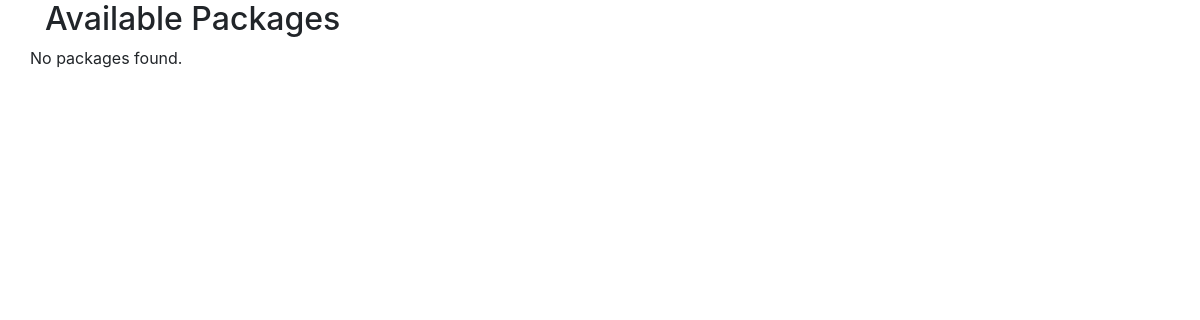
The app's page /portal/package/viewpkg.php, older data.
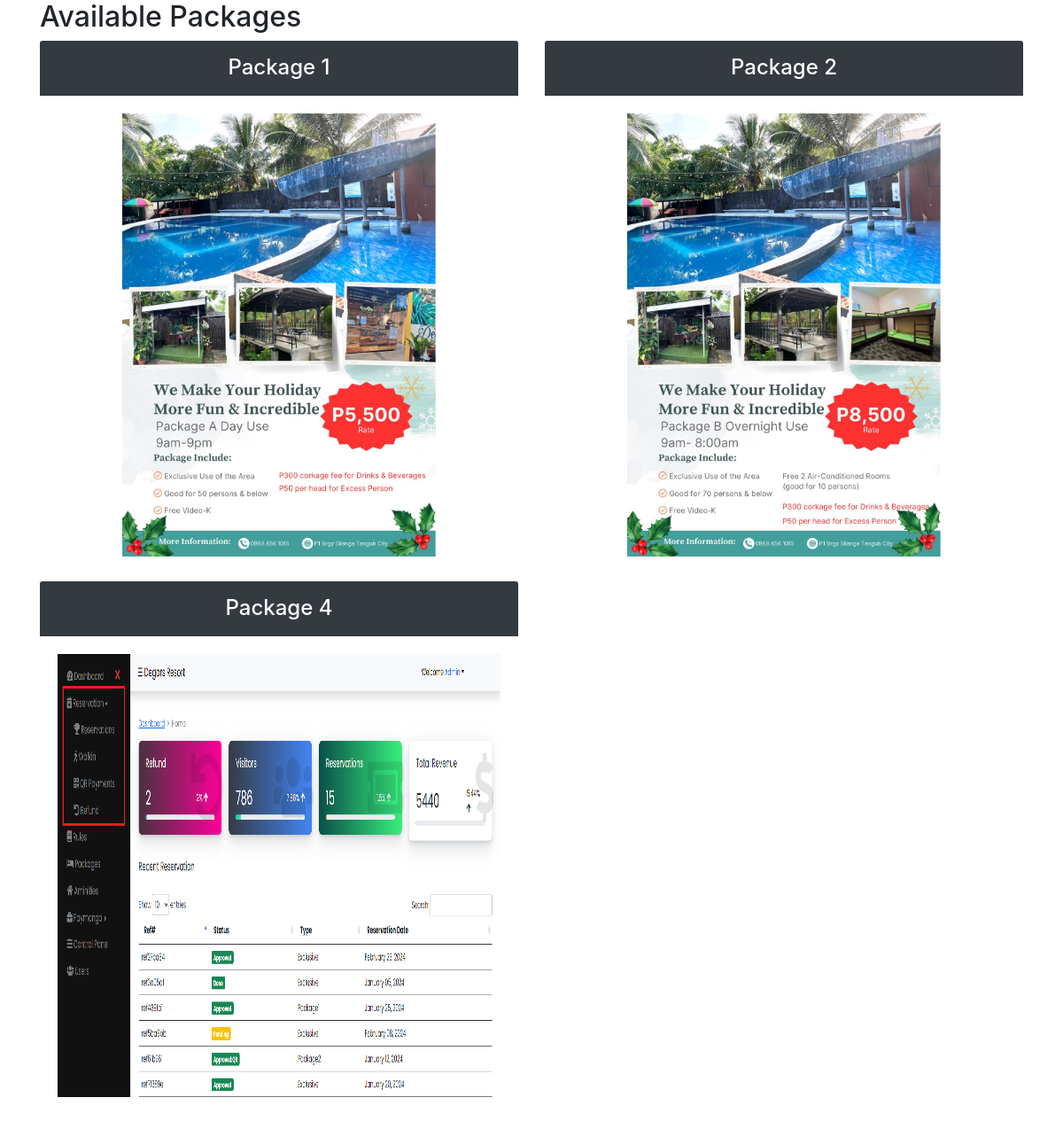
The same page, newer data.
### tables this page shows
CREATE TABLE `packages` (
  `id` int(11) NOT NULL,
  `package_name` varchar(255) NOT NULL,
  `package_rate` int(11) NOT NULL,
  `image_name` varchar(255) NOT NULL
);

### portal/package/viewpkg.php (the view, shortened to what this page needs)
<!DOCTYPE html>
<html lang="en">
<head>
    <link rel="stylesheet" href="https://maxcdn.bootstrapcdn.com/bootstrap/4.0.0/css/bootstrap.min.css">
</head>
<body>
    <div class="container">
    <h2>Available Packages</h2>
        <div class="row mb-3 text-center">
        <?php
        $conn = mysqli_connect('localhost', 'root', '', 'capstwo');
        $sql = "SELECT * FROM packages";
        $result = $conn->query($sql);
        if ($result->num_rows > 0) {
            while ($row = $result->fetch_assoc()) {
                $imagePath = '../../admin/packages/' . $row["image_name"];
                ?>
            <div class="col-md-6">
                <div class="card-header bg-dark text-white py-3">
                    <h4 class="my-0 fw-normal"><?php echo $row['package_name']; ?></h4>
                </div>
                <div class="card-body">
                    <img src="<?= $imagePath ?>" alt="" class="img-fluid mb-2" style="height: 500px;">
                </div>
            </div>
            <?php
                }
            } else {
                echo "No packages found.";
            }
            ?>
        </div>
    </div>
</body>
</html>

Row changes from the older to the newer data that the page shows:
added packages: package_name "Package 1", image_name (picture)
added packages: package_name "Package 2", image_name (picture)
added packages: package_name "Package 4", image_name (picture)
Text that changed along with them:
text no longer shown: "No packages found."
